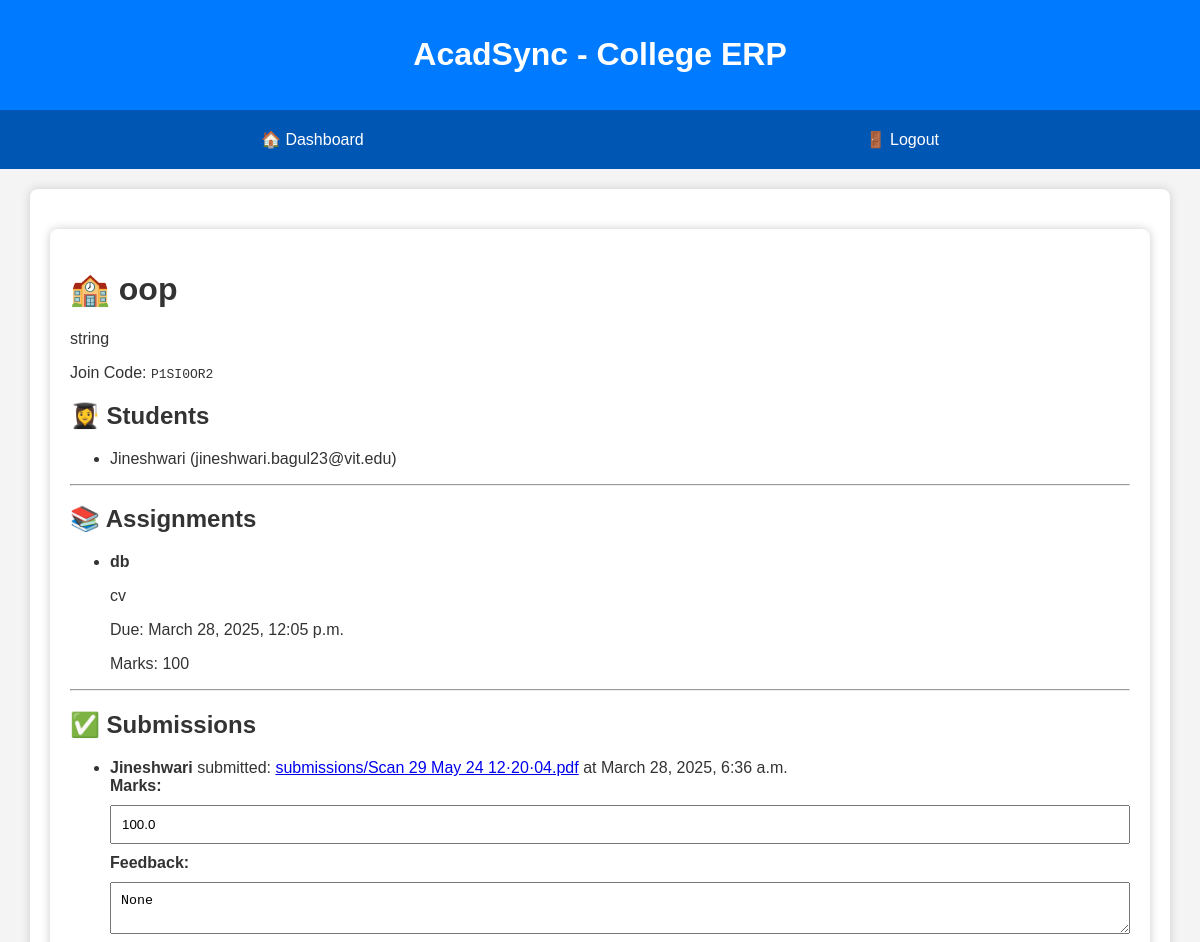
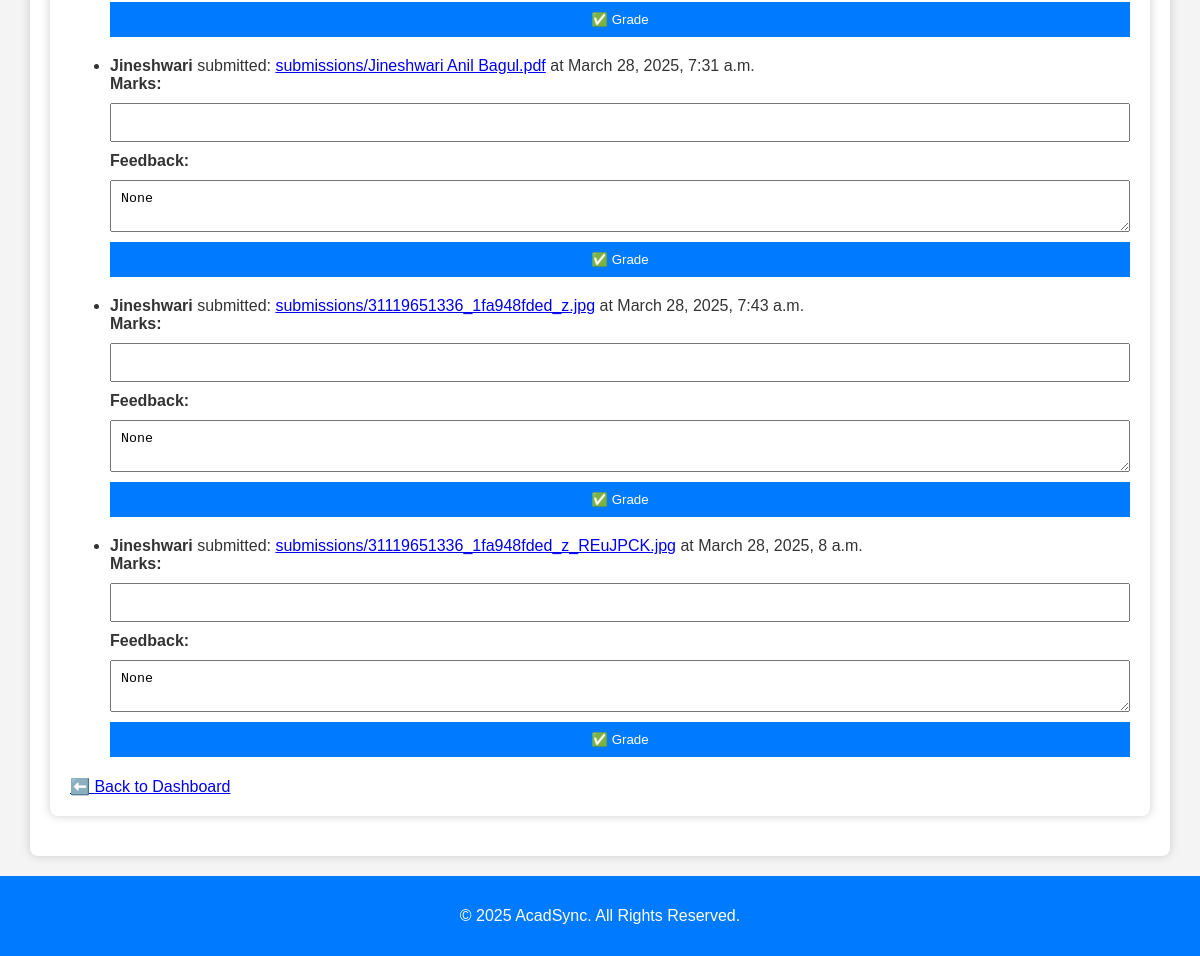
Page /faculty/classroom/6/ (signed in) on the committed database (2 pictures, top to bottom).
### faculty/models.py (models this page shows, shortened)
class Classroom(models.Model):
    name = models.CharField(max_length=100)
    description = models.TextField()
    join_code = models.CharField(max_length=8, unique=True, blank=True)
    faculty = models.ForeignKey(
        settings.AUTH_USER_MODEL,
        on_delete=models.CASCADE
    )
    created_at = models.DateTimeField(auto_now_add=True)

class Assignment(models.Model):
    classroom = models.ForeignKey(
        Classroom,
        on_delete=models.CASCADE
    )
    title = models.CharField(max_length=255)
    description = models.TextField()
    due_date = models.DateTimeField()
    marks = models.IntegerField(default=100)  # Marks field
    created_at = models.DateTimeField(auto_now_add=True)

class Submission(models.Model):
    assignment = models.ForeignKey(
        Assignment,
        on_delete=models.CASCADE,
        related_name='faculty_submissions'  # Unique related_name
    )
    student = models.ForeignKey(
        settings.AUTH_USER_MODEL,
        on_delete=models.CASCADE,
        related_name='faculty_submissions'  # Unique related_name
    )
    submitted_at = models.DateTimeField(auto_now_add=True)
    file = models.FileField(upload_to='submissions/')
    feedback = models.TextField(blank=True, null=True)
    marks = models.FloatField(blank=True, null=True)

### accounts/models.py (models this page shows, shortened)
class User(AbstractUser):  # Custom user model
    ROLE_CHOICES = (
        ('faculty', 'Faculty'),
        ('student', 'Student'),
    )
    username = models.CharField(max_length=150, unique=True)
    email = models.EmailField(unique=True)
    password = models.CharField(max_length=128)
    role = models.CharField(max_length=10, choices=ROLE_CHOICES)
    first_name = models.CharField(max_length=50)
    last_name = models.CharField(max_length=50)
    phone = models.CharField(max_length=15, blank=True, null=True)
    profile_photo = models.ImageField(upload_to='profile_photos/', blank=True, null=True)

### faculty/views.py (the view, shortened to what this page needs)
# urls.py: path('classroom/<int:classroom_id>/', views.classroom_detail, name='classroom_detail'),
@login_required
def classroom_detail(request, classroom_id):
    classroom = get_object_or_404(Classroom, id=classroom_id)
    student_classrooms = StudentClassroom.objects.filter(classroom=classroom)
    students = [sc.student for sc in student_classrooms]
    assignments = Assignment.objects.filter(classroom=classroom)
    is_faculty = request.user == classroom.faculty
    submissions = Submission.objects.filter(assignment__classroom=classroom) if is_faculty else None
    context = {
        'classroom': classroom,
        'students': students,
        'assignments': assignments,
        'is_faculty': is_faculty,
        'submissions': submissions
    }
    return render(request, 'faculty/classroom_detail.html', context)

### faculty/templates/faculty/classroom_detail.html (shortened to what this page needs)
{% extends 'base.html' %}
{% block content %}
<div class="container">
    <h1>🏫 {{ classroom.name }}</h1>
    <p>{{ classroom.description }}</p>
    <p>Join Code: <code>{{ classroom.join_code }}</code></p>
    <h2>👩‍🎓 Students</h2>
    {% if students %}
        <ul>
            {% for student in students %}
                <li>{{ student.username }} ({{ student.email }})</li>
            {% endfor %}
        </ul>
    {% else %}
        <p>No students have joined yet. 😔</p>
    {% endif %}
    <hr>
    <h2>📚 Assignments</h2>
    {% if assignments %}
        <ul>
            {% for assignment in assignments %}
                <li>
                    <strong>{{ assignment.title }}</strong>
                    <p>{{ assignment.description }}</p>
                    <p>Due: {{ assignment.due_date }}</p>
                    <p>Marks: {{ assignment.marks }}</p>
                </li>
            {% endfor %}
        </ul>
    {% else %}
        <p>No assignments uploaded yet. 🤓</p>
    {% endif %}
    {% if is_faculty %}
    <hr>
    <h2>✅ Submissions</h2>
    {% if submissions %}
        <ul>
            {% for submission in submissions %}
                <li>
                    <strong>{{ submission.student.username }}</strong> submitted:
                    <a href="{{ submission.file.url }}" target="_blank">{{ submission.file.name }}</a>
                    at {{ submission.submitted_at }}
                    <form method="POST">
                        <label>Marks:</label>
                        <input type="number" name="marks" value="{{ submission.marks }}" step="0.1">
                        <label>Feedback:</label>
                        <textarea name="feedback">{{ submission.feedback }}</textarea>
                        <button type="submit">✅ Grade</button>
                    </form>
                </li>
            {% endfor %}
        </ul>
    {% else %}
        <p>No submissions yet. 🚫</p>
    {% endif %}
    {% endif %}
    <a href="{% url 'faculty_dashboard' %}" class="btn">⬅️ Back to Dashboard</a>
</div>
{% endblock %}

### faculty/templates/base.html (style rules this page uses)
body { font-family: Arial, sans-serif; margin: 0; padding: 0; background: #f4f4f4; color: #333; }
.container { max-width: 1100px; margin: 20px auto; background: white; padding: 20px; box-shadow: 0 0 10px #ccc; border-radius: 8px; }

### faculty/templates/faculty/classroom_detail.html (style rules this page uses)
form { display: flex; flex-direction: column; gap: 10px; margin-bottom: 20px; }
label { font-weight: bold; }
input, textarea, button { padding: 10px; width: 100%; box-sizing: border-box; }
button { background-color: #007bff; color: white; border: none; cursor: pointer; }

### rows in the picture
Classroom: name "oop", description "string", join_code "P1SI0OR2"
User: username "Jineshwari", email "jineshwari.bagul23@vit.edu"
Assignment: title "db", description "cv", due_date "March 28, 2025, 12:05 p.m.", marks "100"
Submission: student.username "Jineshwari", file.name "submissions/Scan 29 May 24 12·20·04.pdf", submitted_at "March 28, 2025, 6:36 a.m.", marks "100.0", feedback "None"
Submission: student.username "Jineshwari", file.name "submissions/Jineshwari Anil Bagul.pdf", submitted_at "March 28, 2025, 7:31 a.m.", feedback "None"
Submission: student.username "Jineshwari", file.name "submissions/31119651336_1fa948fded_z.jpg", submitted_at "March 28, 2025, 7:43 a.m.", feedback "None"
Submission: student.username "Jineshwari", file.name "submissions/31119651336_1fa948fded_z_REuJPCK.jpg", submitted_at "March 28, 2025, 8 a.m.", feedback "None"
